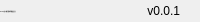
              <widget class="QFrame" name="bottomBar">
               <property name="minimumSize">
                <size>
                 <width>0</width>
                 <height>22</height>
                </size>
               </property>
               <property name="maximumSize">
                <size>
                 <width>16777215</width>
                 <height>22</height>
                </size>
               </property>
               <property name="frameShape">
                <enum>QFrame::NoFrame</enum>
               </property>
               <property name="frameShadow">
                <enum>QFrame::Raised</enum>
               </property>
               <layout class="QHBoxLayout" name="horizontalLayout_5">
                <property name="spacing">
                 <number>0</number>
                </property>
                <property name="leftMargin">
                 <number>0</number>
                </property>
                <property name="topMargin">
                 <number>0</number>
                </property>
                <property name="rightMargin">
                 <number>0</number>
                </property>
                <property name="bottomMargin">
                 <number>0</number>
                </property>
                <item>
                 <widget class="QLabel" name="creditsLabel">
                  <property name="maximumSize">
                   <size>
                    <width>16777215</width>
                    <height>16</height>
                   </size>
                  </property>
                  <property name="font">
                   <font>
                    <pointsize>-1</pointsize>
                    <italic>false</italic>
                    <bold>false</bold>
                   </font>
                  </property>
                  <property name="text">
                   <string>By: figro 四川浩行招标代理有限公司</string>
                  </property>
                  <property name="alignment">
                   <set>Qt::AlignLeading|Qt::AlignLeft|Qt::AlignVCenter</set>
                  </property>
                 </widget>
                </item>
                <item>
                 <widget class="QLabel" name="version">
                  <property name="text">
                   <string>v0.0.1</string>
                  </property>
                  <property name="alignment">
                   <set>Qt::AlignRight|Qt::AlignTrailing|Qt::AlignVCenter</set>
                  </property>
                 </widget>
                </item>
                <item>
                 <widget class="QFrame" name="frame_size_grip">
                  <property name="minimumSize">
                   <size>
                    <width>20</width>
                    <height>0</height>
                   </size>
                  </property>
                  <property name="maximumSize">
                   <size>
                    <width>20</width>
                    <height>16777215</height>
                   </size>
                  </property>
                  <property name="frameShape">
                   <enum>QFrame::NoFrame</enum>
                  </property>
                  <property name="frameShadow">
                   <enum>QFrame::Raised</enum>
                  </property>
                 </widget>
                </item>
               </layout>
              </widget>
